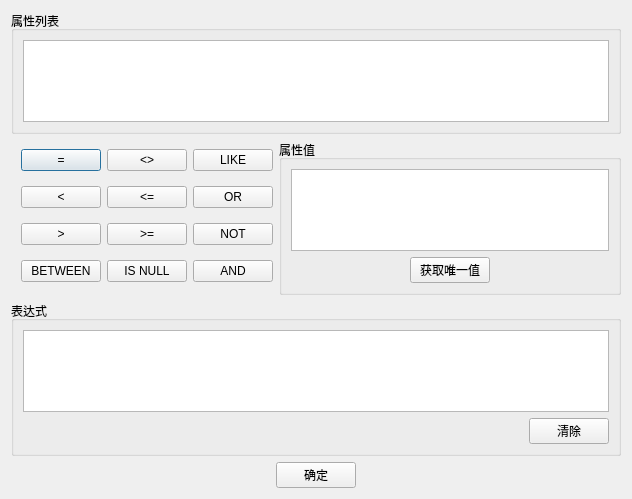
<?xml version="1.0" encoding="UTF-8"?>
<ui version="4.0">
 <class>Dialog</class>
 <widget class="QDialog" name="Dialog">
  <property name="geometry">
   <rect>
    <x>0</x>
    <y>0</y>
    <width>632</width>
    <height>499</height>
   </rect>
  </property>
  <property name="windowTitle">
   <string>字段计算器</string>
  </property>
  <layout class="QVBoxLayout" name="verticalLayout">
   <item>
    <widget class="QGroupBox" name="groupBox">
     <property name="title">
      <string>属性列表</string>
     </property>
     <layout class="QHBoxLayout" name="horizontalLayout">
      <item>
       <widget class="QListView" name="listView_AttributeList"/>
      </item>
     </layout>
    </widget>
   </item>
   <item>
    <layout class="QHBoxLayout" name="horizontalLayout_3">
     <property name="topMargin">
      <number>0</number>
     </property>
     <item>
      <layout class="QGridLayout" name="gridLayout_2">
       <property name="leftMargin">
        <number>10</number>
       </property>
       <item row="0" column="0">
        <widget class="QPushButton" name="pushButton_equal">
         <property name="text">
          <string>=</string>
         </property>
        </widget>
       </item>
       <item row="1" column="0">
        <widget class="QPushButton" name="pushButton_LessThan">
         <property name="text">
          <string>&lt;</string>
         </property>
        </widget>
       </item>
       <item row="1" column="2">
        <widget class="QPushButton" name="pushButton_Or">
         <property name="text">
          <string>OR</string>
         </property>
        </widget>
       </item>
       <item row="2" column="1">
        <widget class="QPushButton" name="pushButton_GTorE">
         <property name="text">
          <string>&gt;=</string>
         </property>
        </widget>
       </item>
       <item row="2" column="0">
        <widget class="QPushButton" name="pushButton_GreaterThan">
         <property name="text">
          <string>&gt;</string>
         </property>
        </widget>
       </item>
       <item row="2" column="2">
        <widget class="QPushButton" name="pushButton_Not">
         <property name="text">
          <string>NOT</string>
         </property>
        </widget>
       </item>
       <item row="1" column="1">
        <widget class="QPushButton" name="pushButton_LTorE">
         <property name="text">
          <string>&lt;=</string>
         </property>
        </widget>
       </item>
       <item row="0" column="1">
        <widget class="QPushButton" name="pushButton_noEqual">
         <property name="text">
          <string>&lt;&gt;</string>
         </property>
        </widget>
       </item>
       <item row="0" column="2">
        <widget class="QPushButton" name="pushButton_Like">
         <property name="text">
          <string>LIKE</string>
         </property>
        </widget>
       </item>
       <item row="3" column="2">
        <widget class="QPushButton" name="pushButton_And">
         <property name="text">
          <string>AND</string>
         </property>
        </widget>
       </item>
       <item row="3" column="1">
        <widget class="QPushButton" name="pushButton_IsNull">
         <property name="text">
          <string>IS NULL</string>
         </property>
        </widget>
       </item>
       <item row="3" column="0">
        <widget class="QPushButton" name="pushButton_BETWEEN">
         <property name="text">
          <string>BETWEEN</string>
         </property>
        </widget>
       </item>
      </layout>
     </item>
     <item>
      <widget class="QGroupBox" name="groupBox_2">
       <property name="title">
        <string>属性值</string>
       </property>
       <layout class="QVBoxLayout" name="verticalLayout_2">
        <item>
         <widget class="QListView" name="listView_ValueList"/>
        </item>
        <item alignment="Qt::AlignHCenter">
         <widget class="QPushButton" name="pushButton_GetValues">
          <property name="sizePolicy">
           <sizepolicy hsizetype="Fixed" vsizetype="Fixed">
            <horstretch>0</horstretch>
            <verstretch>0</verstretch>
           </sizepolicy>
          </property>
          <property name="text">
           <string>获取唯一值</string>
          </property>
         </widget>
        </item>
       </layout>
      </widget>
     </item>
    </layout>
   </item>
   <item>
    <widget class="QGroupBox" name="groupBox_3">
     <property name="title">
      <string>表达式</string>
     </property>
     <layout class="QVBoxLayout" name="verticalLayout_3">
      <item>
       <widget class="QTextEdit" name="textEdit_Code"/>
      </item>
      <item alignment="Qt::AlignRight">
       <widget class="QPushButton" name="pushButton_Clear">
        <property name="sizePolicy">
         <sizepolicy hsizetype="Fixed" vsizetype="Fixed">
          <horstretch>0</horstretch>
          <verstretch>0</verstretch>
         </sizepolicy>
        </property>
        <property name="text">
         <string>清除</string>
        </property>
       </widget>
      </item>
     </layout>
    </widget>
   </item>
   <item alignment="Qt::AlignHCenter">
    <widget class="QPushButton" name="pushButton_Ok">
     <property name="sizePolicy">
      <sizepolicy hsizetype="Fixed" vsizetype="Fixed">
       <horstretch>0</horstretch>
       <verstretch>0</verstretch>
      </sizepolicy>
     </property>
     <property name="text">
      <string>确定</string>
     </property>
    </widget>
   </item>
  </layout>
 </widget>
 <resources/>
 <connections>
  <connection>
   <sender>pushButton_Ok</sender>
   <signal>clicked()</signal>
   <receiver>Dialog</receiver>
   <slot>accept()</slot>
   <hints>
    <hint type="sourcelabel">
     <x>315</x>
     <y>478</y>
    </hint>
    <hint type="destinationlabel">
     <x>315</x>
     <y>249</y>
    </hint>
   </hints>
  </connection>
 </connections>
</ui>
